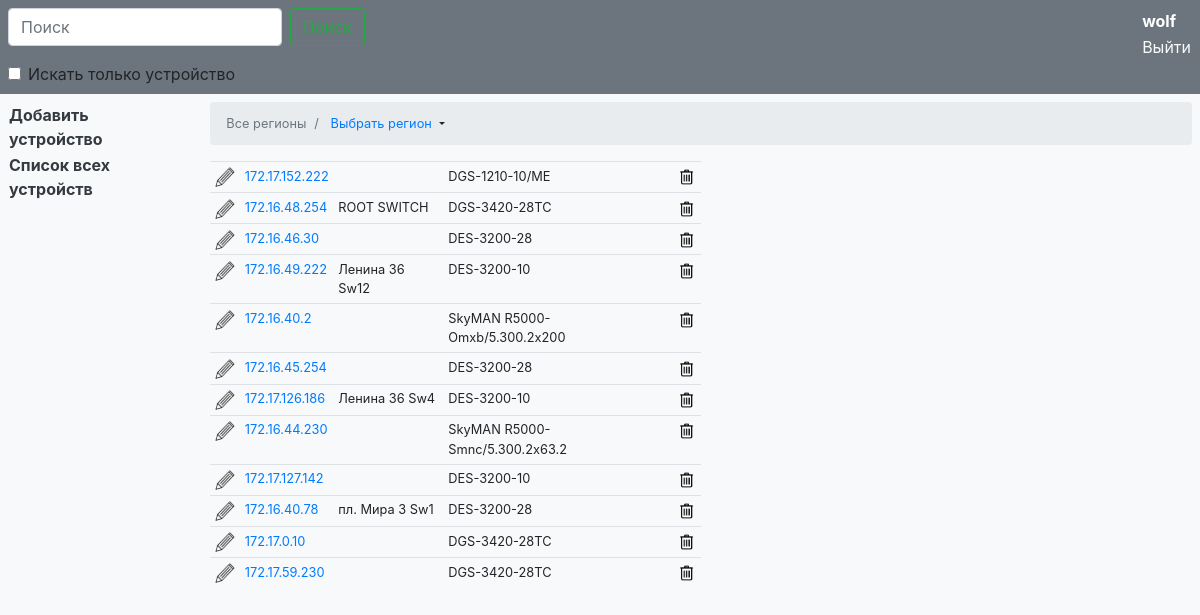
The page / (signed in) on the database as committed earlier.
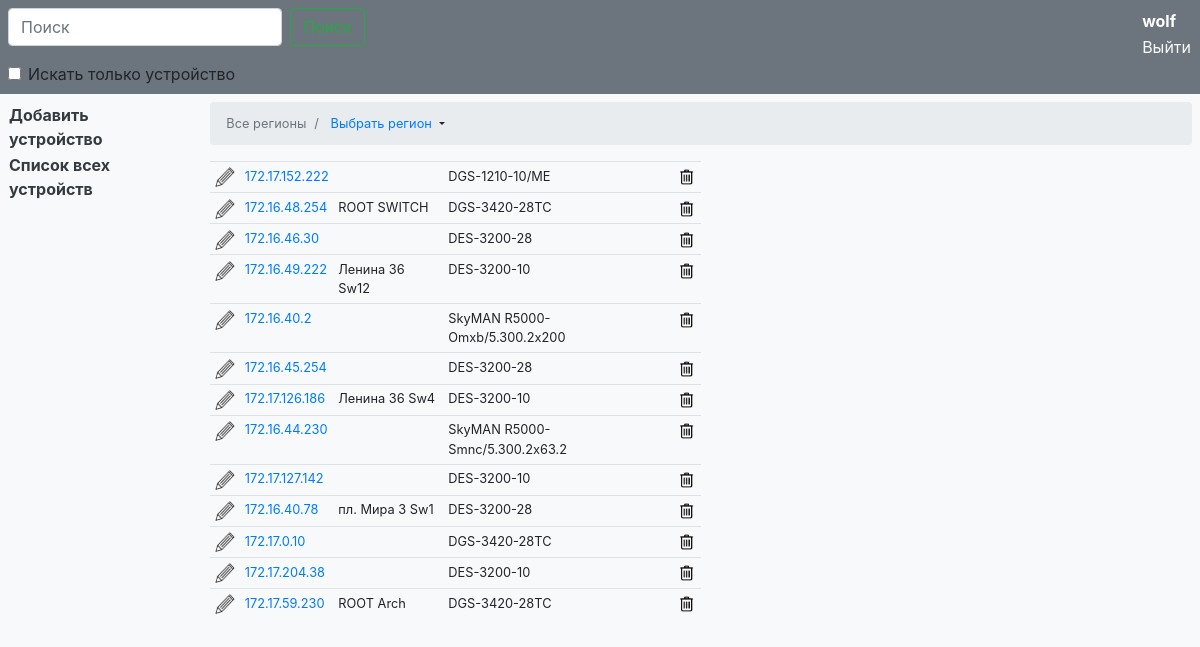
The same page on the database as committed later.
### models_device/models.py (models this page shows, shortened)
class Device(models.Model):
    model = models.ForeignKey(ModelDevices, null=True, on_delete=models.SET_NULL, help_text='модель устройства', verbose_name='Модель')
    ip = models.GenericIPAddressField(unique=True, help_text='IP нового устройства', verbose_name='IP устройства')
    incoming_port = models.CharField(max_length=10, help_text='приходящий порт', default=1, verbose_name='Приходящий порт')
    up_connect_ip = models.GenericIPAddressField(validators=[validate_up_connect_ip], help_text='IP устройства от которого подключено', verbose_name='IP вышестоящего')
    up_connect_port = models.CharField(max_length=10, help_text='порт подключения на вышестоящем устройстве', default=1, verbose_name='Порт вышестоящего')
    city = models.ForeignKey(Cities, on_delete=models.PROTECT, help_text='город подключения', verbose_name='Город')
    comment = models.TextField(blank=True, verbose_name='Комментарий', help_text='комментарий')
    update = models.DateTimeField(auto_now=True)
    class Meta:
        verbose_name = 'Установленное оборудование'
        verbose_name_plural = 'Установленное оборудование'

class ModelDevices(models.Model):
    type = models.CharField(max_length=30, verbose_name='Тип устройства')
    model = models.CharField(max_length=30, help_text='модель устройства', verbose_name='Модель')
    ports = models.PositiveSmallIntegerField(help_text='количество портов', verbose_name='Портов')
    template = models.CharField(max_length=50,help_text='имя файла с шаблоном', verbose_name='Шаблон')
    comment = models.TextField(blank=True, verbose_name='Комментарий', help_text='комментарий')
    class Meta:
        verbose_name = 'Тип и модель оборудования'
        verbose_name_plural = 'Типы и модели оборудования'
        ordering = ['model']

### models_device/views.py (the view)
# urls.py: path('', DeviceView.as_view(), name='dev_list'),
class DeviceView(PathToCityMixin, ListView):
    template_name = "dev_list.html"
    paginate_by = 12
    def get_queryset(self):
        return self._action_list[0]()  # from PathToCityMixin

### cities/models.py (called while the page is built)
    def all_regions():
        regions = []
        for _reg in REGIONS:
            regions.append(_reg[1])
        return regions

### models_device/views.py (called while the page is built)
    def _all_dev(self):
        search_query = self.request.GET.get('search', '').strip()
        if search_query:  # если задана строка поиска
            result, result_search = self.search()
            return [result, result_search]
        else:
            return [Device.objects.all().order_by('city')]

    def get_context_data(self, **kwargs):
        self.context = super(PathToCityMixin, self).get_context_data(**kwargs)
        for _key in self._action_list[1:]:
            self.context[_key] = self.kwargs[_key]
        return self.context

### models_device/templates/dev_list.html (shortened to what the changed rows need)
{% extends "base.html" %}
{% load static %}
{% block main %}
			<table class="table table-sm table-hover w-50">
			{% for dev in object_list.0 %}
			<tr>
				<td>
					{% if perms.models_device.change_device %}
	          			{% if region %}
						    {% if city %}
						      <a class="alert-link text-dark" href="{% url 'device_edit_city' region city dev.pk %}" data-toggle="tooltip" data-placement="top" title="Редактировать устройство">
						        <img src="{% static "img/edit.png" %}" width="20" height="20">
						      </a>
						    {% else %}
						      <a class="alert-link text-dark" href="{% url 'device_edit_reg' region dev.pk %}" data-toggle="tooltip" data-placement="top" title="Редактировать устройство">
						        <img src="{% static "img/edit.png" %}" width="20" height="20">
						      </a>
						    {% endif %}
						{% else %}
						    <a class="alert-link text-dark" href="{% url 'device_edit' dev.pk %}" data-toggle="tooltip" data-placement="top" title="Редактировать устройство">
						      <img src="{% static "img/edit.png" %}" width="20" height="20">
						    </a>
						{% endif %}
											{% endif %}
				</td>
				<td>
					<a href="{% url 'connections_on_dev' dev.pk %}" data-toggle="tooltip" data-placement="top" title="Показать подключения на данном устройстве">
						{{ dev.ip }}
					</a>
				<td>
					{{ dev.comment }}
				</td>
				<td>
					{{ dev.model.model }}
				</td>
				<td>
					{% if perms.models_device.delete_device %}
						<a href="" data-toggle="modal" data-target="#deleteModal{{ dev.pk }}" ><img src="{% static "img/delete.png" %}" width="20" height="20"title="Удалить устройство"></a>
					{% endif %}
				</td>
				</td>
			</tr>
			{% endfor %}
			</table>
{% endblock %}

Rows that differ between the two databases and show on the page:
removed Device: ip "172.17.59.230", model.model "DGS-3420-28TC"
added Device: ip "172.17.204.38", model.model "DES-3200-10"
added Device: ip "172.17.59.230", comment "ROOT Arch", model.model "DGS-3420-28TC"
